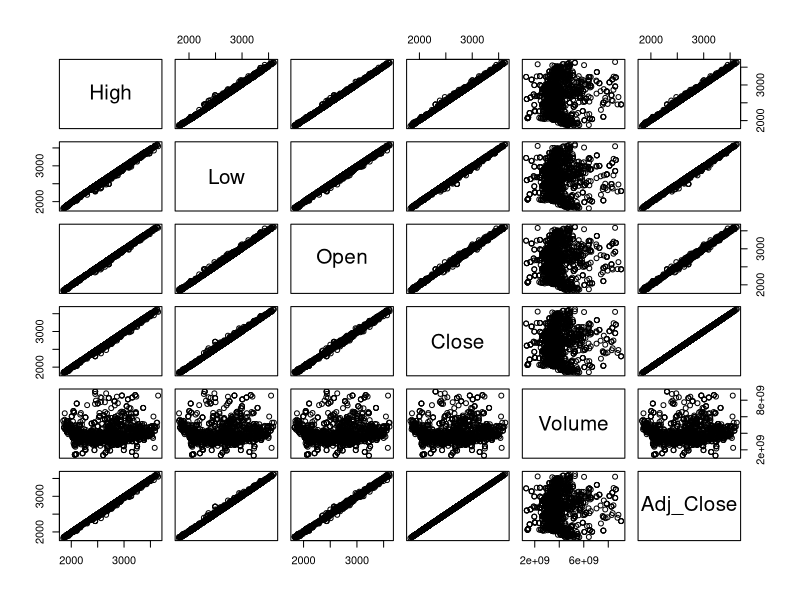
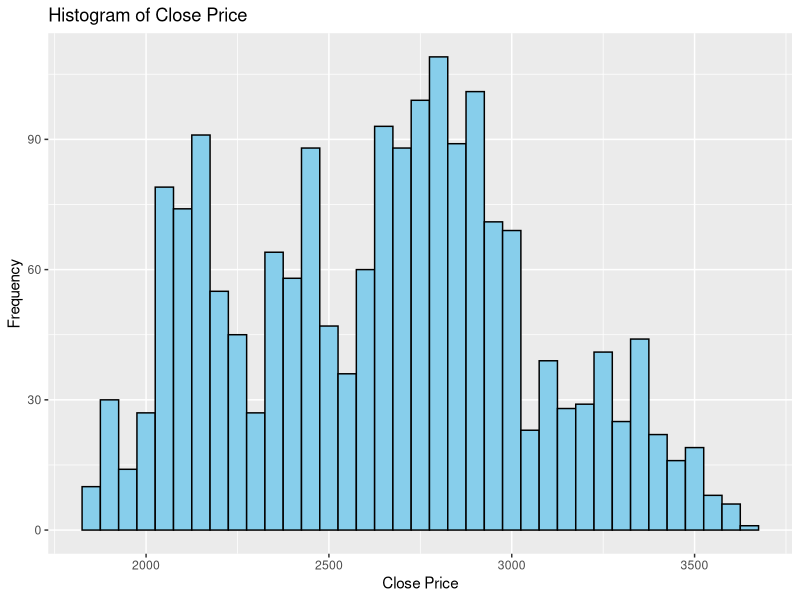
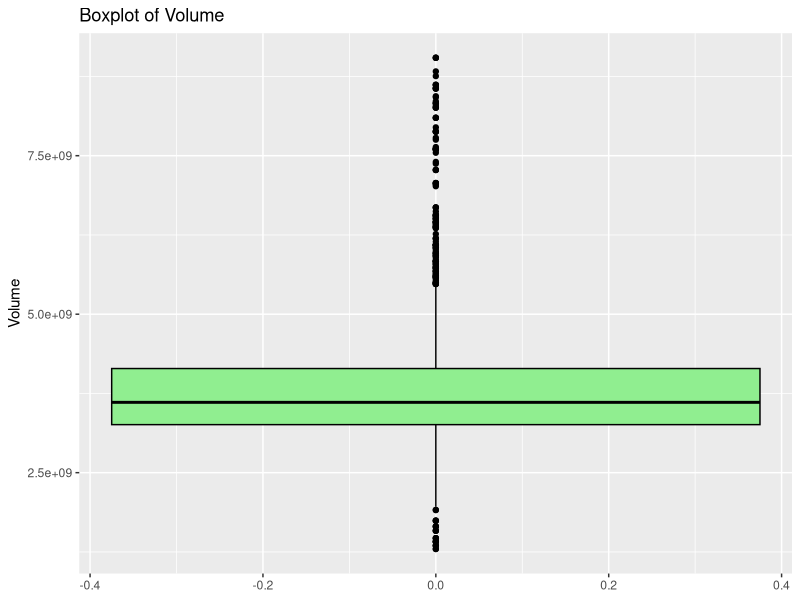
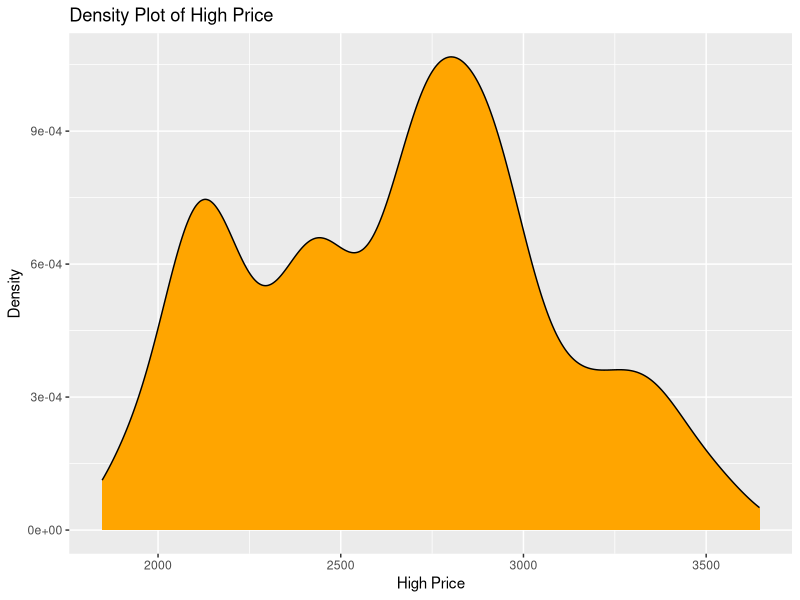
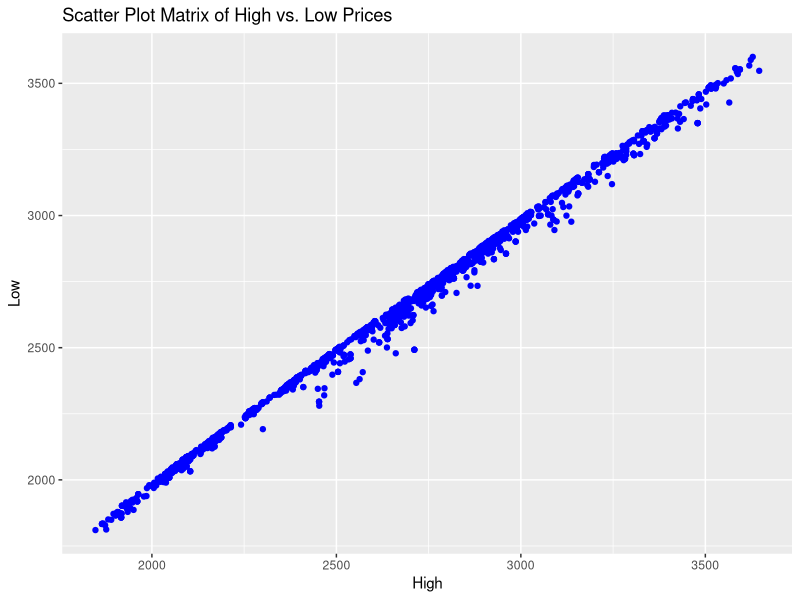
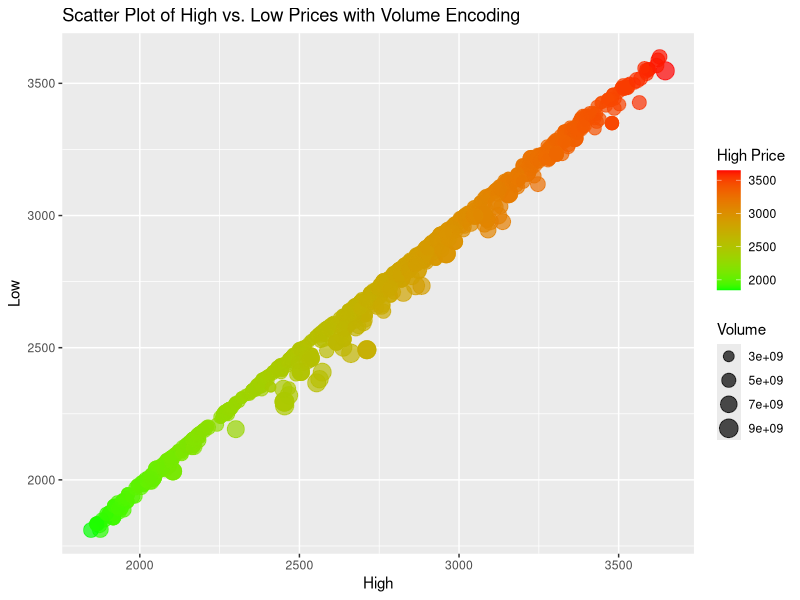
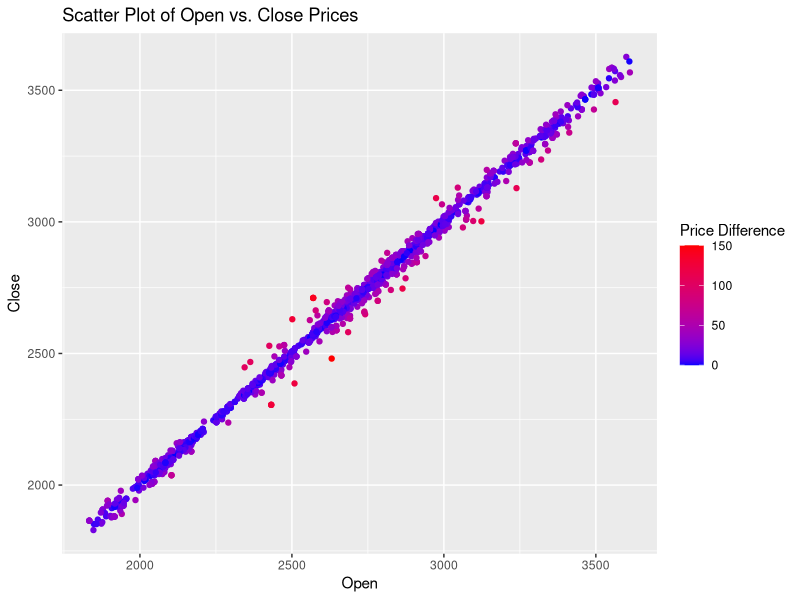

The R script that drew these images, in order:
# Load dataset
stock_data <- read.csv("data/stock.csv", colClasses = c(
  Date = "Date",
  High = "numeric",
  Low = "numeric",
  Open = "numeric",
  Close = "numeric",
  Volume = "numeric",
  Adj_Close = "numeric"
))

# Display the structure of the dataset
str(stock_data)

# View the first few rows of the dataset
head(stock_data)

# Open the dataset in a viewer window
View(stock_data)

# Summary statistics for numeric variables
summary(stock_data[, c("High", "Low", "Open", "Close", "Volume", "Adj_Close")])

# Mean for numeric variables
mean_values <- sapply(stock_data[, c("High", "Low", "Open", "Close", "Volume", "Adj_Close")], mean)
cat("Mean values:\n")
print(mean_values)

# Median for numeric variables
median_values <- sapply(stock_data[, c("High", "Low", "Open", "Close", "Volume", "Adj_Close")], median)
cat("\nMedian values:\n")
print(median_values)

# Range for numeric variables
range_values <- sapply(stock_data[, c("High", "Low", "Open", "Close", "Volume", "Adj_Close")], function(x) c(min(x), max(x)))
cat("Range values:\n")
print(range_values)

# Interquartile range (IQR) for numeric variables
iqr_values <- sapply(stock_data[, c("High", "Low", "Open", "Close", "Volume", "Adj_Close")], IQR)
cat("\nInterquartile range (IQR) values:\n")
print(iqr_values)

# Standard deviation for numeric variables
sd_values <- sapply(stock_data[, c("High", "Low", "Open", "Close", "Volume", "Adj_Close")], sd)
cat("\nStandard deviation values:\n")
print(sd_values)

# Variance for numeric variables
variance_values <- sapply(stock_data[, c("High", "Low", "Open", "Close", "Volume", "Adj_Close")], var)
cat("\nVariance values:\n")
print(variance_values)

# Correlation matrix for numeric variables
correlation_matrix <- cor(stock_data[, c("High", "Low", "Open", "Close", "Volume", "Adj_Close")])
cat("Correlation matrix:\n")
print(correlation_matrix)

# Pairwise scatterplots for numeric variables
pairs(stock_data[, c("High", "Low", "Open", "Close", "Volume", "Adj_Close")])

# Load necessary library
library(ggplot2)

# Univariate histogram for 'Close' price
ggplot(stock_data, aes(x = Close)) +
  geom_histogram(binwidth = 50, fill = "skyblue", color = "black") +
  labs(title = "Histogram of Close Price", x = "Close Price", y = "Frequency")

# Univariate boxplot for 'Volume'
ggplot(stock_data, aes(y = Volume)) +
  geom_boxplot(fill = "lightgreen", color = "black") +
  labs(title = "Boxplot of Volume", y = "Volume")

# Univariate density plot for 'High' price
ggplot(stock_data, aes(x = High)) +
  geom_density(fill = "orange", color = "black") +
  labs(title = "Density Plot of High Price", x = "High Price", y = "Density")

# Load necessary library
library(ggplot2)

# Multivariate scatter plot matrix
scatterplot_matrix <- ggplot(stock_data, aes(x = High, y = Low)) +
  geom_point(color = "blue") +
  labs(title = "Scatter Plot Matrix of High vs. Low Prices")

# Display the scatter plot matrix
print(scatterplot_matrix)

# Scatter plot with size encoding for 'Volume' and color encoding for 'High' prices
scatterplot <- ggplot(stock_data, aes(x = High, y = Low, size = Volume, color = High)) +
  geom_point(alpha = 0.7) +
  scale_size_continuous(name = "Volume") +
  scale_color_gradient(low = "green", high = "red", name = "High Price") +
  labs(title = "Scatter Plot of High vs. Low Prices with Volume Encoding")

# Display the scatter plot
print(scatterplot)

# Scatter plot with color encoding for 'Open' and 'Close' prices
scatterplot <- ggplot(stock_data, aes(x = Open, y = Close, color = abs(Close - Open))) +
  geom_point() +
  scale_color_gradient(low = "blue", high = "red", name = "Price Difference") +
  labs(title = "Scatter Plot of Open vs. Close Prices")

# Display the scatter plot
print(scatterplot)



